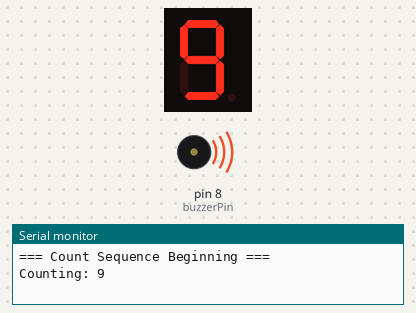
Recording of a sketch running on a simulated Arduino Uno, built with avr-gcc and run on an emulated ATmega328P. Parts: 1-digit seven-segment display, buzzer (waves = sounding), the last lines printed to the serial monitor. Wiring (inferred from the names in the program): 1-digit 7-segment display, segments lit when HIGH: segments pin 2, pin 3, pin 4, pin 5, pin 6, pin 7, pin 9. The segment pins are drawn as the display they are named for.

Above: at 0.1 s.
At 4.6 s:
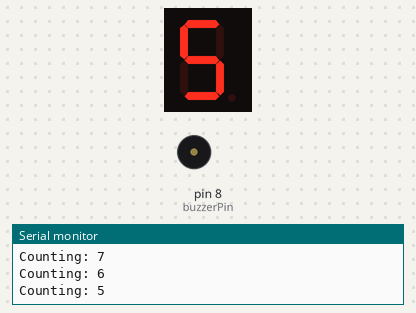
At 9.1 s:
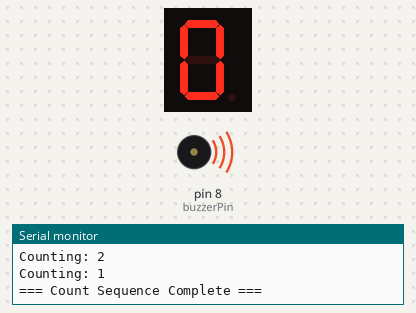
At 10.1 s:
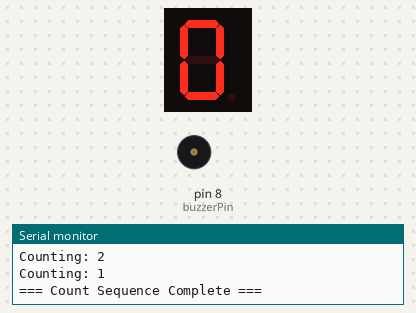
Timing chart, 0 to 11.6 s (numbered marks = the images above):
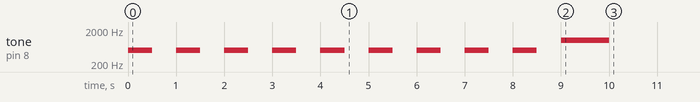

Measured:
- by itself, tone on pin 8 (buzzerPin): plays 500 Hz for 0.50 s, 500 Hz for 0.50 s, 500 Hz for 0.50 s, 500 Hz for 0.50 s, 500 Hz for 0.50 s, 500 Hz for 0.50 s … (10 notes in this stretch)
- what the display in image 1 shows lasts 1.0 s, from 4.0 s to 5.0 s

The sketch:

Assignment2_VanlordKairosBlessingKomla_Task_5.ino
```cpp
int segmentPins[] = {2, 3, 4, 5, 6, 7, 9};
int numSegments = 7;


byte digits[10][7] = {
    {1, 1, 1, 1, 1, 1, 0},
    {0, 1, 1, 0, 0, 0, 0},
    {1, 1, 0, 1, 1, 0, 1},
    {1, 1, 1, 1, 0, 0, 1},
    {0, 1, 1, 0, 0, 1, 1},
    {1, 0, 1, 1, 0, 1, 1},
    {1, 0, 1, 1, 1, 1, 1},
    {1, 1, 1, 0, 0, 0, 0},
    {1, 1, 1, 1, 1, 1, 1},
    {1, 1, 1, 1, 0, 1, 1},
};


int buzzerPin = 8;
//int numSegments = 7;

// showDigit function
void showDigit(int n) {
    if(n < 0 || n > 9)return;

    for(int i=0; i < numSegments; i++){
      digitalWrite(segmentPins[i], digits[n][i]);
    }
}

void setup() {
    Serial.begin(9600);

    pinMode(buzzerPin, OUTPUT);          // for the buzzer

    for (int i = 0; i < numSegments; i++) {
        pinMode(segmentPins[i], OUTPUT);      // for each segment
    }

    Serial.println("=== Count Sequence Beginning ===");

    int count = 9;
    while (count>0) {
    Serial.print("Counting: ");
    Serial.println(count);

        showDigit(count);

        tone(buzzerPin, 500, 500);     // short beep

delay(1000);
count = count - 1;
    }

showDigit(0);
tone(buzzerPin, 1000, 1000);
// longer completion tone
Serial.println("=== Count Sequence Complete ===");
}
void loop() { }
```
